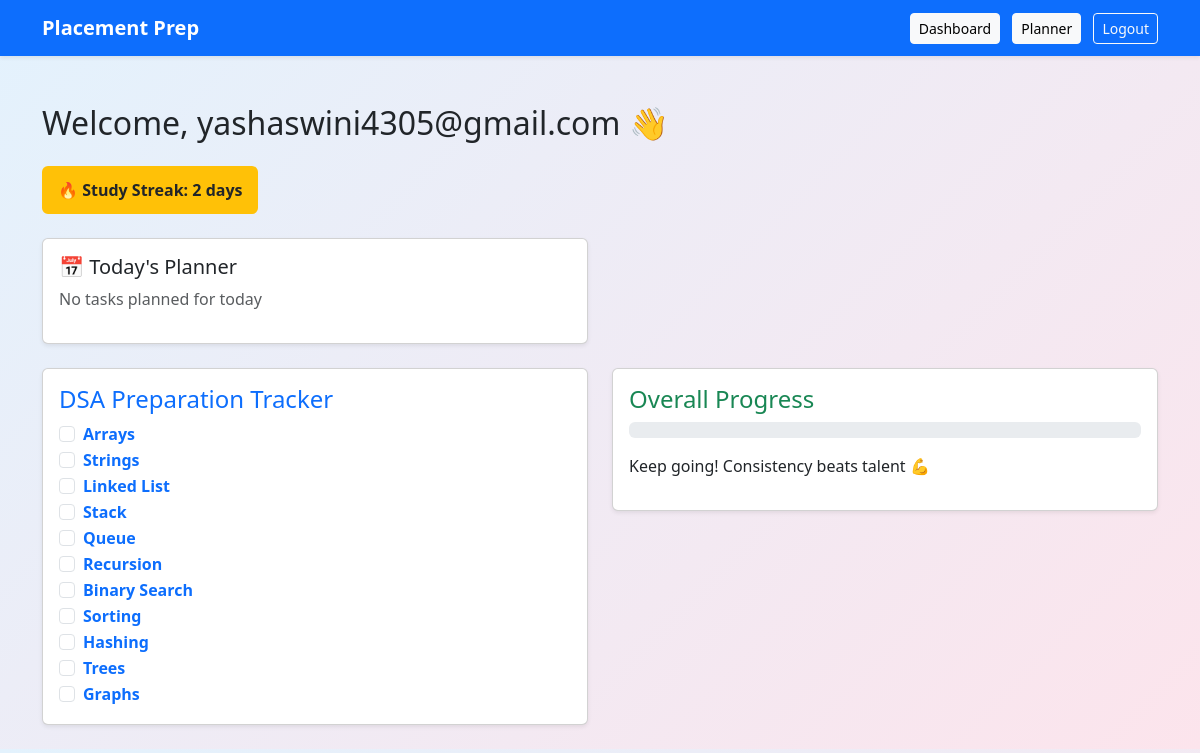
The page /dashboard (signed in) on the database its author committed.
### app.py (models this page shows)
class DSATopic(db.Model):
    id = db.Column(db.Integer, primary_key=True)
    topic = db.Column(db.String(50), nullable=False)
    completed = db.Column(db.Boolean, default=False)
    user_email = db.Column(db.String(100), nullable=False)

### app.py (the view)
@app.route("/dashboard")
def dashboard():
    if "user" not in session:
        return redirect(url_for("login"))
    ensure_topics_for_user(session["user"])
    ensure_questions_for_user(session["user"])
    topics = DSATopic.query.filter_by(user_email=session["user"]).all()
    total = len(topics)
    done = len([t for t in topics if t.completed])
    progress = int((done / total) * 100) if total else 0
    today = str(date.today())
    today_plans = DailyPlan.query.filter_by(
        user_email=session["user"],
        date=today
    ).all()
    today_done = len([p for p in today_plans if p.completed])
    today_total = len(today_plans)
    streak = calculate_streak(session["user"])
    return render_template(
        "dashboard.html",
        topics=topics,
        progress=progress,
        today_done=today_done,
        today_total=today_total,
        streak=streak
    )

### app.py (called while the page is built, shortened)
def ensure_topics_for_user(email):
    exists = DSATopic.query.filter_by(user_email=email).first()
    if exists:
        return

def calculate_streak(email):
    days = StudyDay.query.filter_by(user_email=email).all()
    dates = set(d.date for d in days)
    streak = 0
    current = date.today()
    while str(current) in dates:
        streak += 1
        current -= timedelta(days=1)
    return streak

def ensure_questions_for_user(email):
    existing = Question.query.filter_by(user_email=email).first()
    if existing:
        return

### templates/dashboard.html (shortened to what this page needs)
{% extends "base.html" %}
{% block content %}
<h2 class="mb-4">Welcome, {{ session["user"] }} 👋</h2>
<div class="badge bg-warning text-dark fs-6 p-3 mb-4">
  🔥 Study Streak:
  <strong>{{ streak }}</strong>
  day{{ 's' if streak != 1 else '' }}
</div>
<div class="row mb-4">
  <div class="col-md-6">
    <div class="card shadow-sm p-3">
      <h5>📅 Today's Planner</h5>
      {% if today_total > 0 %}
        <p class="mb-1">
          Completed <strong>{{ today_done }}</strong> out of
          <strong>{{ today_total }}</strong> tasks
        </p>
        <div class="progress">
          <div
            class="progress-bar bg-success"
            style="width: {{ (today_done / today_total) * 100 }}%">
          </div>
        </div>
      {% else %}
        <p class="text-muted">No tasks planned for today</p>
      {% endif %}
    </div>
  </div>
</div>
<div class="row">
  <div class="col-md-6">
    <div class="card shadow-sm p-3 mb-4">
      <h4 class="text-primary">DSA Preparation Tracker</h4>
      {% for topic in topics %}
        <div class="form-check">
          <input
            class="form-check-input"
            type="checkbox"
            onchange="updateTopic({{ topic.id }}, this.checked)"
          >
          <label class="form-check-label">
            <a href="/topic/{{ topic.topic }}" class="text-decoration-none fw-semibold">
              {{ topic.topic }}
            </a>
          </label>
        </div>
      {% endfor %}
    </div>
  </div>
  <div class="col-md-6">
    <div class="card shadow-sm p-3">
      <h4 class="text-success">Overall Progress</h4>
      <div class="progress mb-3">
      </div>
      <p>Keep going! Consistency beats talent 💪</p>
    </div>
  </div>
</div>
{% endblock %}

### rows shown on the page
DSATopic: topic "Arrays"
DSATopic: topic "Strings"
DSATopic: topic "Linked List"
DSATopic: topic "Stack"
DSATopic: topic "Queue"
DSATopic: topic "Recursion"
DSATopic: topic "Binary Search"
DSATopic: topic "Sorting"
DSATopic: topic "Hashing"
DSATopic: topic "Trees"
DSATopic: topic "Graphs"

### other values the page prints
{{ session["user"] }} "yashaswini4305@gmail.com"
{{ streak }} "2"
{{ 's' if streak != 1 else '' }} "s"
